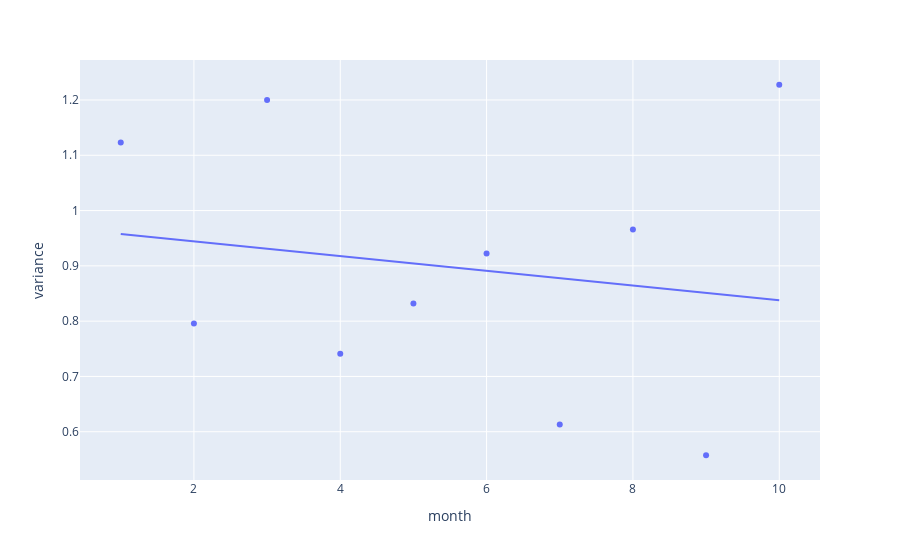

Here is the notebook cell this chart was saved with:
### Code cell
fig = px.scatter(mood_monthly, x='month', y='variance', trendline='ols')
fig.show()

### Figure 1 — Plotly figure (JSON) as saved in the notebook; plotly's stock layout.template omitted (floating-point values rounded to 4 significant figures)
{"data": [{"hovertemplate": "month=%{x}<br>variance=%{y}<extra></extra>", "legendgroup": "", "marker": {"color": "#636efa", "symbol": "circle"}, "mode": "markers", "name": "", "orientation": "v", "showlegend": false, "type": "scatter", "x": [1, 2, 3, 4, 5, 6, 7, 8, 9, 10], "xaxis": "x", "y": [1.123, 0.7957, 1.2, 0.7409, 0.8319, 0.9223, 0.6129, 0.9659, 0.5575, 1.228], "yaxis": "y"}, {"hovertemplate": "<b>OLS trendline</b><br>variance = -0.0132847 * month + 0.970857<br>R<sup>2</sup>=0.029566<br><br>month=%{x}<br>variance=%{y} <b>(trend)</b><extra></extra>", "legendgroup": "", "marker": {"color": "#636efa", "symbol": "circle"}, "mode": "lines", "name": "", "showlegend": false, "type": "scatter", "x": [1, 2, 3, 4, 5, 6, 7, 8, 9, 10], "xaxis": "x", "y": [0.9576, 0.9443, 0.931, 0.9177, 0.9044, 0.8911, 0.8779, 0.8646, 0.8513, 0.838], "yaxis": "y"}], "layout": {"legend": {"tracegroupgap": 0}, "margin": {"t": 60}, "xaxis": {"anchor": "y", "domain": [0.0, 1.0], "title": {"text": "month"}}, "yaxis": {"anchor": "x", "domain": [0.0, 1.0], "title": {"text": "variance"}}}}
